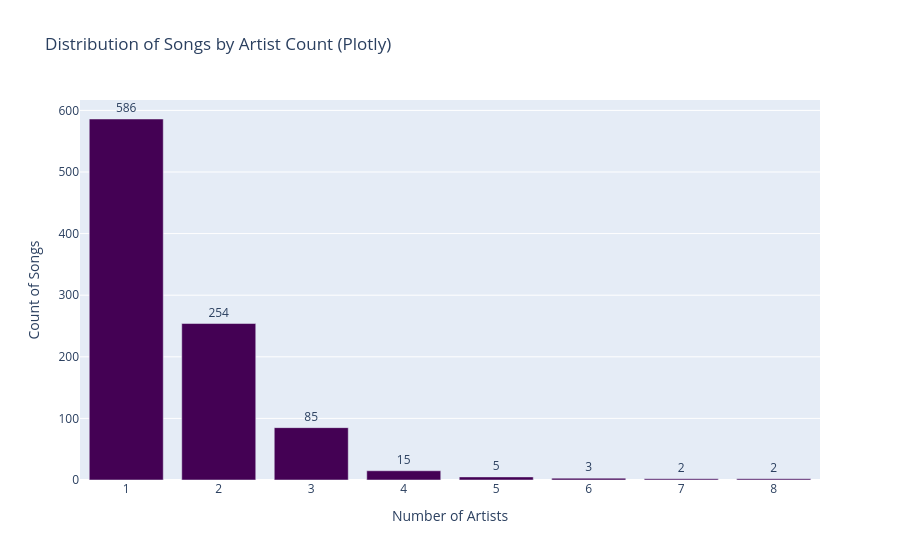

The cell this chart's notebook holds for it:
### Code cell
# Prepare data for Artist Count Distribution
artist_count_dist = df_cleaned['artist_count'].value_counts().sort_index().reset_index()
artist_count_dist.columns = ['Artist Count', 'Number of Songs']

# Distribution of Songs by Artist Count (Bar Chart)
fig = px.bar(artist_count_dist, x='Artist Count', y='Number of Songs',
             title='Distribution of Songs by Artist Count (Plotly)',
             color_discrete_sequence=px.colors.sequential.Viridis)
fig.update_traces(texttemplate='%{y}', textposition='outside')
fig.update_layout(xaxis_title='Number of Artists', yaxis_title='Count of Songs')
fig.show()
save_div_to_json(fig, 'distribution_of_songs_by_artist_count')

### Figure 1 — Plotly figure (JSON) as saved in the notebook; plotly's stock layout.template omitted (floating-point values rounded to 4 significant figures)
{"data": [{"hovertemplate": "Artist Count=%{x}<br>Number of Songs=%{y}<extra></extra>", "legendgroup": "", "marker": {"color": "#440154", "pattern": {"shape": ""}}, "name": "", "orientation": "v", "showlegend": false, "textposition": "outside", "texttemplate": "%{y}", "type": "bar", "x": [1, 2, 3, 4, 5, 6, 7, 8], "xaxis": "x", "y": [586, 254, 85, 15, 5, 3, 2, 2], "yaxis": "y"}], "layout": {"barmode": "relative", "legend": {"tracegroupgap": 0}, "title": {"text": "Distribution of Songs by Artist Count (Plotly)"}, "xaxis": {"anchor": "y", "domain": [0, 1], "title": {"text": "Number of Artists"}}, "yaxis": {"anchor": "x", "domain": [0, 1], "title": {"text": "Count of Songs"}}}}
